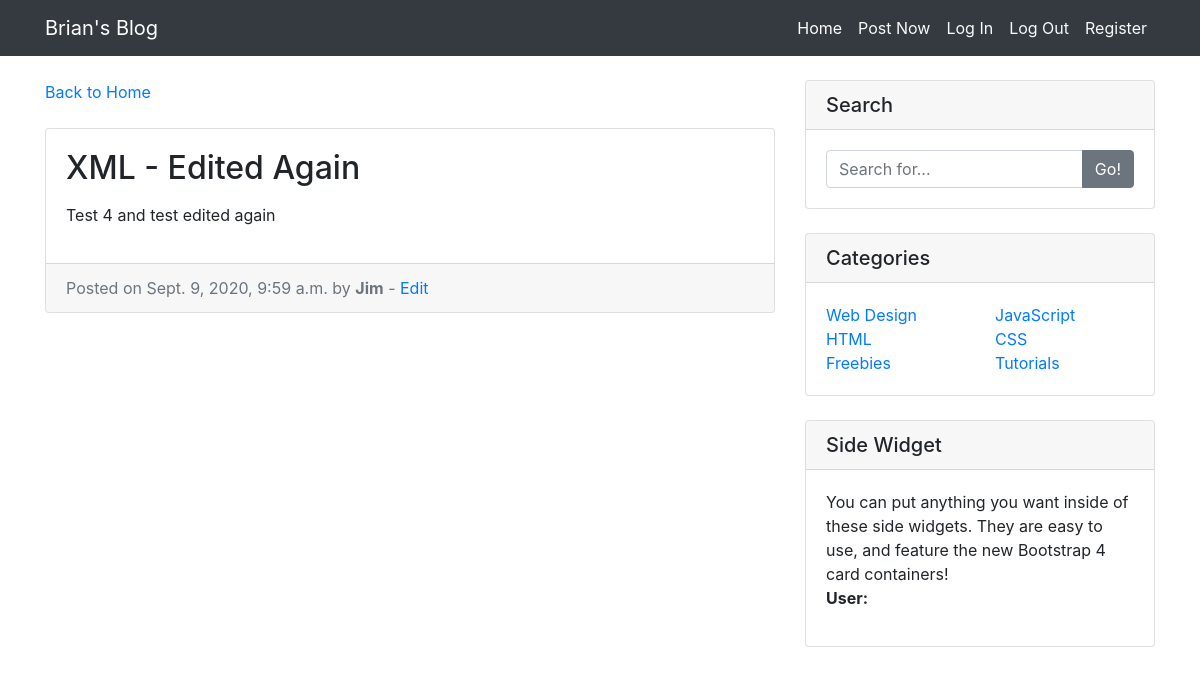
The app's page /entry/17/ with its own data.
### entries/models.py (models this page shows, shortened)
class Entry(models.Model):
    entry_title = models.CharField(max_length=50)
    entry_text = models.TextField()
    entry_date = models.DateTimeField(auto_now_add=True)
    entry_author = models.ForeignKey(User, on_delete=models.CASCADE)
    class Meta:
        verbose_name_plural = "Entries"

### entries/views.py (the view)
# urls.py: path('entry/<int:pk>/', EntryView.as_view(), name='entry_detail'),
class EntryView(DetailView):
    model = Entry
    template_name = 'entries/entry_detail.html'

### entries/templates/entries/entry_detail.html
{% extends "entries/base.html" %} {% block content %}
<div class="col-md-8">
    <br />
    <a href="{% url 'blog_home' %}">Back to Home</a>
    <br />
    <br />
    <div class="card mb-4">
        <div class="card-body">
            <h2 class="card-title">{{ object.entry_title }}</h2>
            <p class="card-text">{{ object.entry_text|linebreaks }}</p>
        </div>
        <div class="card-footer text-muted">
            Posted on {{ object.entry_date }} by
            <strong>{{ entry.entry_author }}</strong> -
            <a href="{% url 'update_entry' entry.pk %}">Edit</a>
        </div>
    </div>
</div>
{% endblock %}

### entries/static/entries/css/blog-home.css (style rules this page uses)
body { padding-top: 56px; }

### records on screen
Entry: entry_title "XML - Edited Again", entry_text "Test 4 and test edited again", entry_date "Sept. 9, 2020, 9:59 a.m.", entry_author "Jim"
